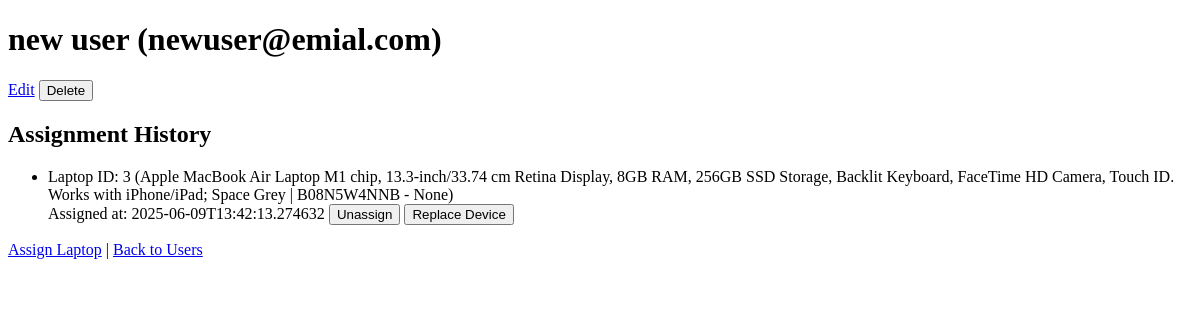
The app's page /users/3, older data.
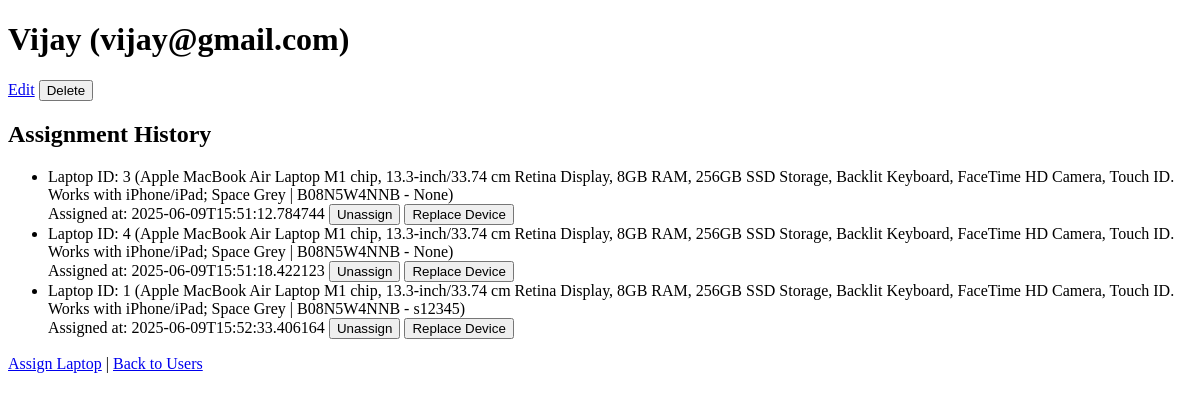
The same page, newer data.
### db/database.py (models this page shows)
class User(Base):
    __tablename__ = "users"
    id = Column(Integer, primary_key=True, index=True)
    name = Column(String, nullable=False)
    email = Column(String, unique=True, index=True, nullable=False)
    is_active = Column(Boolean, default=True)
    assignments = relationship("LaptopAssignment", cascade="all, delete-orphan", backref="user")

class LaptopAssignment(Base):
    __tablename__ = "laptop_assignments"
    id = Column(Integer, primary_key=True, index=True)
    laptop_item_id = Column(Integer, ForeignKey("laptop_items.id"))
    user_id = Column(Integer, ForeignKey("users.id"))
    assigned_at = Column(String)
    unassigned_at = Column(String, nullable=True)
    laptop_item = relationship("LaptopItem", backref="assignments")

class LaptopItem(Base):
    __tablename__ = "laptop_items"
    id = Column(Integer, primary_key=True, index=True)
    invoice_id = Column(Integer, ForeignKey("laptop_invoices.id"))
    laptop_model = Column(String)
    processor = Column(String)
    ram = Column(String)
    storage = Column(String)
    model_color = Column(String)
    screen_size = Column(String)
    laptop_os = Column(String)
    laptop_os_version = Column(String)
    laptop_serial_number = Column(String, unique=True)
    warranty_duration = Column(Integer)
    laptop_price = Column(Float)
    created_at = Column(String, default=None)
    warranty_expiry = Column(String, nullable=True)
    is_retired = Column(Boolean, default=False)
    is_active = Column(Boolean, default=True)

### app/main.py (the view)
@app.route("/users/<int:user_id>")
def user_detail(user_id):
    user = get_user_by_id(user_id)
    assignments = get_assignments_for_user(user_id)
    return render_template("user_detail.html", user=user, assignments=assignments)

### db/crud.py (called while the page is built)
def get_user_by_id(user_id: int) -> Optional[User]:
    session = SessionLocal()
    user = session.query(User).filter_by(id=user_id).first()
    session.close()
    return user

def get_assignments_for_user(user_id: int) -> List[LaptopAssignment]:
    session = SessionLocal()
    assignments = session.query(LaptopAssignment)\
        .options(joinedload(LaptopAssignment.laptop_item))\
        .filter_by(user_id=user_id).all()
    session.close()
    return assignments

### app/templates/user_detail.html (shortened to what this page needs)
<!DOCTYPE html>
<html>
<head>
</head>
<body>
    <h1>{{ user.name }} ({{ user.email }})</h1>
    <a href="{{ url_for('edit_user', user_id=user.id) }}">Edit</a>
    <form method="post" action="{{ url_for('delete_user_route', user_id=user.id) }}" style="display:inline;">
        <input type="submit" value="Delete" onclick="return confirm('Are you sure?');">
    </form>
    <h2>Assignment History</h2>
    <ul>
        {% for assignment in assignments %}
            <li>
                Laptop ID: {{ assignment.laptop_item_id }}
                {% if assignment.laptop_item %} ({{ assignment.laptop_item.laptop_model }} - {{ assignment.laptop_item.laptop_serial_number }}){% endif %}
                <br>Assigned at: {{ assignment.assigned_at }}
                <form method="post" action="{{ url_for('unassign_laptop_route', assignment_id=assignment.id) }}" style="display:inline;">
                    <input type="submit" value="Unassign">
                </form>
                {% if not assignment.unassigned_at %}
                <form method="get" action="{{ url_for('replace_device', assignment_id=assignment.id) }}" style="display:inline;">
                    <input type="submit" value="Replace Device">
                </form>
                {% endif %}
            </li>
        {% else %}
            <li>No laptops assigned.</li>
        {% endfor %}
    </ul>
    <a href="{{ url_for('assign_laptop') }}">Assign Laptop</a> |
    <a href="{{ url_for('index') }}">Back to Users</a>
</body>
</html>

Row changes from the older to the newer data that the page shows:
changed User: name "new user" → "Vijay"; email "newuser@emial.com" → "vijay@gmail.com"
changed LaptopAssignment (number 1 of 3 on the later page): assigned_at "2025-06-09T13:42:13.274632" → "2025-06-09T15:51:12.784744"
added LaptopAssignment: laptop_item_id "4", laptop_item.laptop_model "Apple MacBook Air Laptop M1 chip, 13.3-inch/33.74 cm Retina Display, 8GB RAM, 256GB SSD Storage, Backlit Keyboard, FaceTime HD Camera, Touch ID. Works with iPhone/iPad; Space Grey | B08N5W4NNB", laptop_item.laptop_serial_number "None", assigned_at "2025-06-09T15:51:18.422123"
added LaptopAssignment: laptop_item_id "1", laptop_item.laptop_model "Apple MacBook Air Laptop M1 chip, 13.3-inch/33.74 cm Retina Display, 8GB RAM, 256GB SSD Storage, Backlit Keyboard, FaceTime HD Camera, Touch ID. Works with iPhone/iPad; Space Grey | B08N5W4NNB", laptop_item.laptop_serial_number "s12345", assigned_at "2025-06-09T15:52:33.406164"
